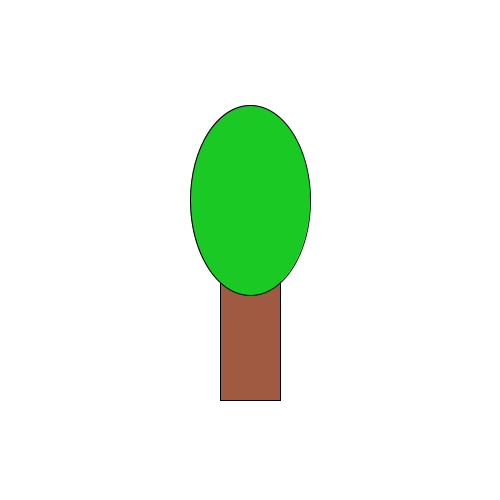
Frame 1 (no input)
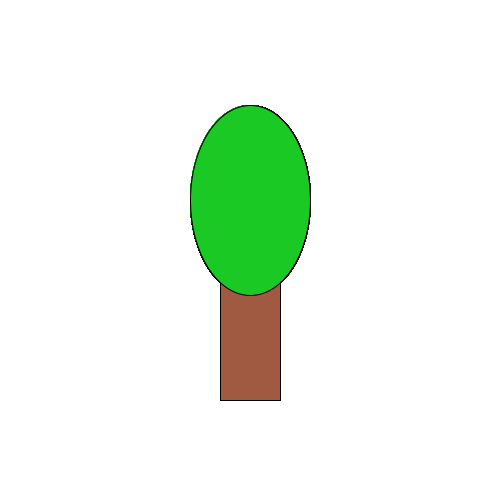
Frame 60 (the mouse pressed at the canvas centre just before this capture)
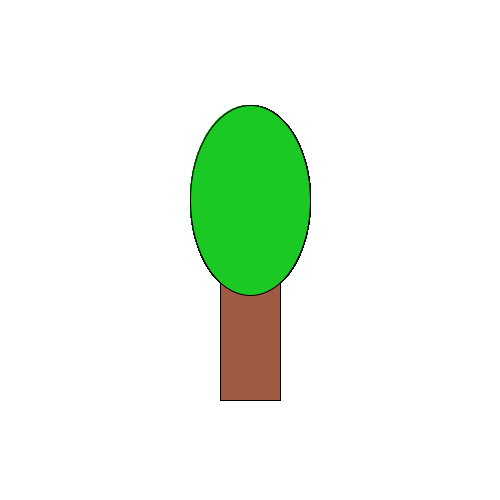
Frame 120 (the mouse held since frame 60 and released just before this capture)

The Processing sketch that drew these frames (run headless with seeded random() and noise(); from frame 60 on, the mouse is pressed at the canvas centre):

// Processing sketch: H09Opd9_9
// ── H09Opd9_9.pde


void setup(){
 size (500,500);
 background(255,255,255);
}


void draw(){
  fill(160,90,66);
  rect(220,220,60,180);
  noFill();
  fill(26,201,36);
  ellipse(250,200,120,190);
  
}
